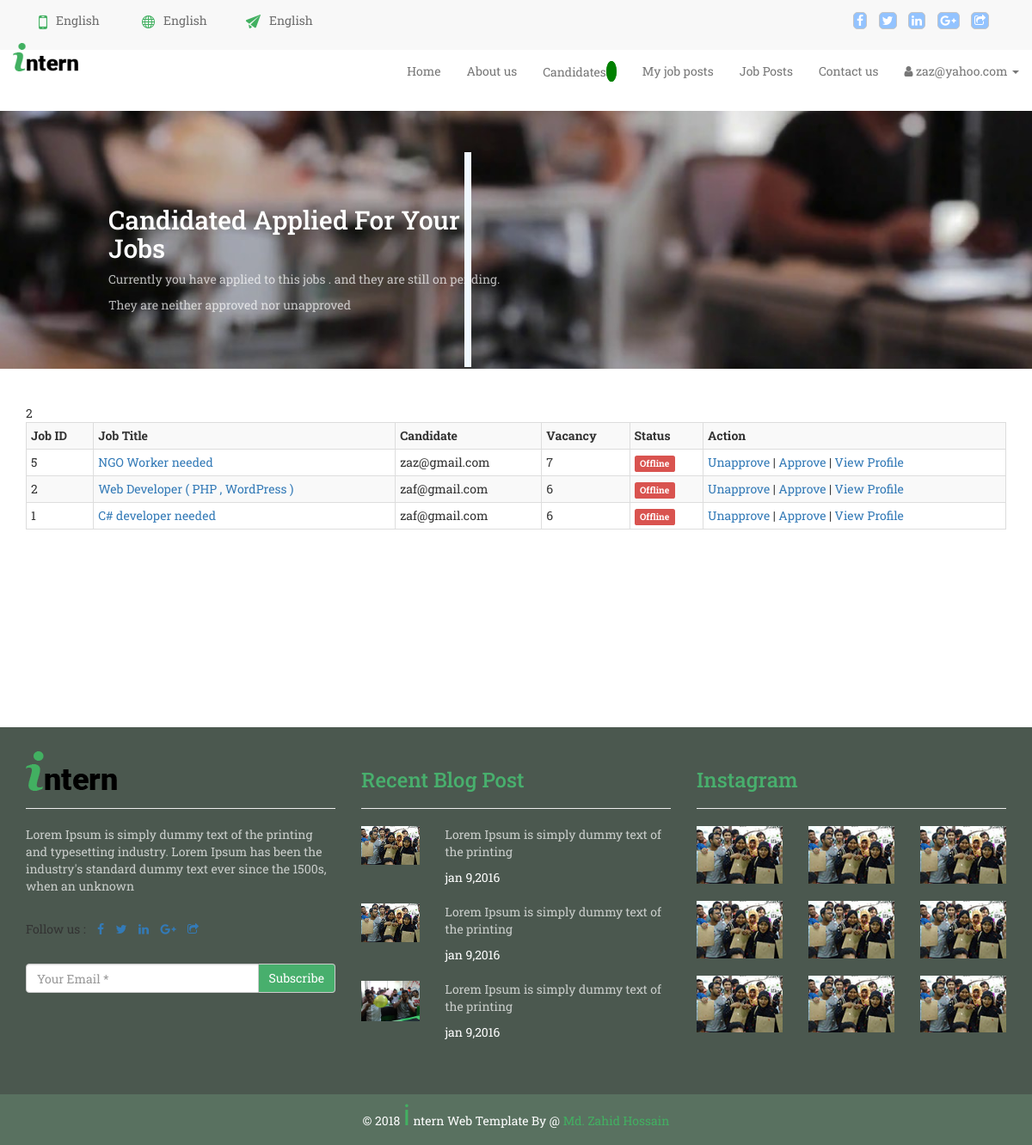
Before: /candidates.php (signed in) with the older database file.
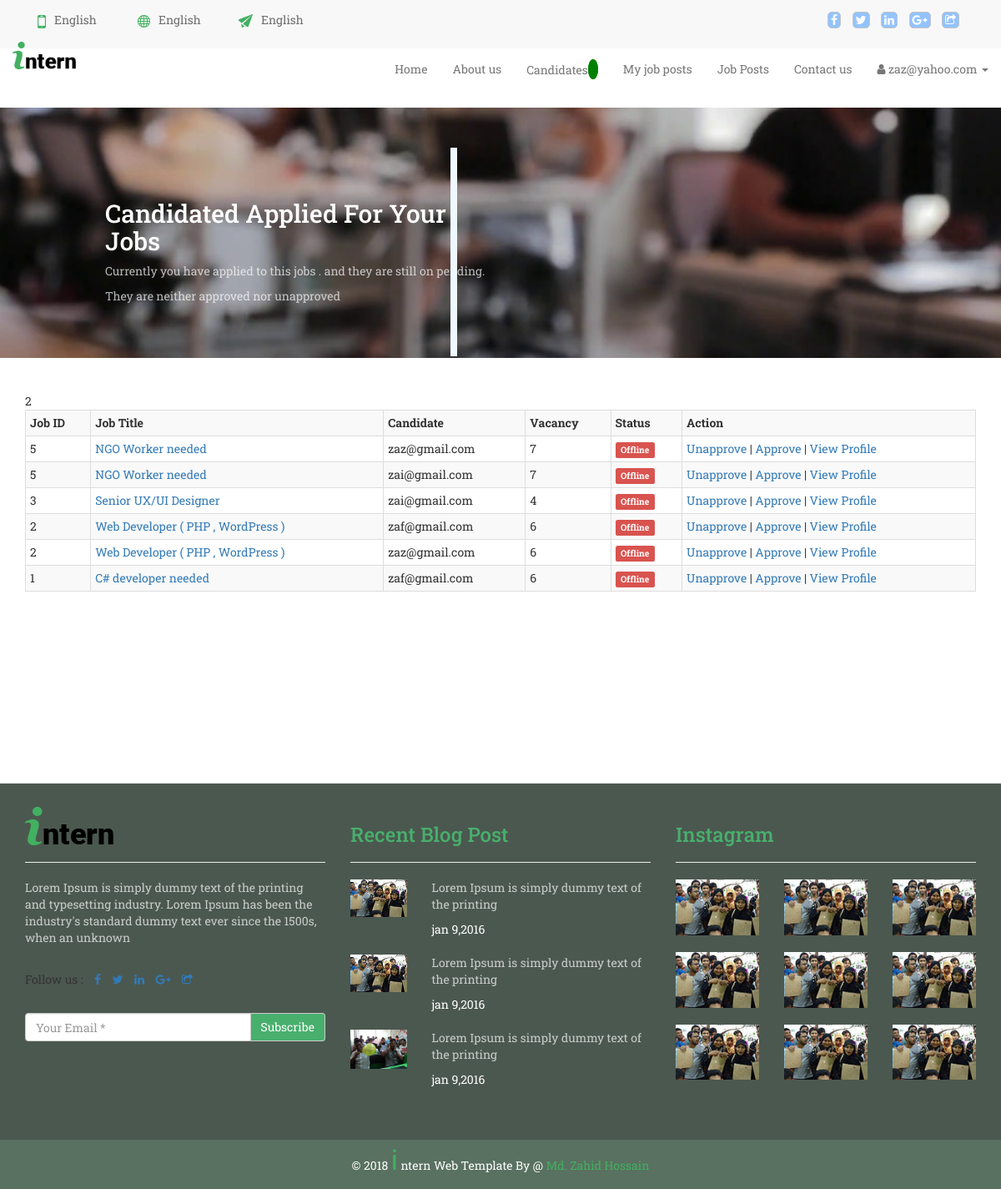
After: the same page with the newer database file.
### tables this page shows
CREATE TABLE `applicant` (
  `id` int(11) NOT NULL,
  `cMail` varchar(32) NOT NULL,
  `jobId` int(11) NOT NULL
);

CREATE TABLE `jobpost` (
  `id` int(11) NOT NULL,
  `title` text NOT NULL,
  `empId` int(11) NOT NULL,
  `companyName` varchar(32) NOT NULL,
  `vacancy` varchar(10) NOT NULL,
  `context` text NOT NULL,
  `description` text NOT NULL,
  `empStatus` varchar(10) NOT NULL,
  `eduRequirement` text NOT NULL,
  `expRequirement` text NOT NULL,
  `addRequirement` text NOT NULL,
  `jobLocation` text NOT NULL,
  `salary` int(10) NOT NULL,
  `degree` varchar(32) NOT NULL,
  `browseCatg` varchar(32) NOT NULL,
  `postTime` date NOT NULL,
  `expDate` date DEFAULT NULL,
  `deletedAt` timestamp NULL DEFAULT NULL
);

CREATE TABLE `candidate` (
  `cMail` varchar(100) NOT NULL,
  `cPass` text NOT NULL,
  `cName` varchar(32) NOT NULL,
  `cImage` varchar(200) NOT NULL,
  `cGender` text NOT NULL,
  `cMobile` varchar(200) DEFAULT NULL,
  `cSkill` text,
  `cPreviousExp` text NOT NULL,
  `cLogin` timestamp NOT NULL DEFAULT CURRENT_TIMESTAMP ON UPDATE CURRENT_TIMESTAMP,
  `cLogout` timestamp NOT NULL DEFAULT '0000-00-00 00:00:00',
  `cLastActivity` timestamp NOT NULL DEFAULT '0000-00-00 00:00:00',
  `cId` int(11) NOT NULL,
  `cDegree` varchar(32) NOT NULL,
  `cPresentAdd` text NOT NULL,
  `cPermanentAdd` text NOT NULL,
  `cDob` varchar(32) NOT NULL,
  `cDeleteDate` timestamp NULL DEFAULT NULL
);

### candidates.php (the view, shortened to what this page needs)
<?php
include "includes/header.php";
include "includes/head.php";
include "includes/navbar.php";
?>
<div class="top_banner">
           <div class="col-sm-6 top_banner_left">
               <h2>Candidated Applied For Your Jobs</h2>
               <p>Currently you have applied to this jobs . and they are still on pending.</p>
               <p>They are neither approved nor unapproved</p>
           </div>
           <div class="col-sm-6"></div>
</div>
<div class="container">
<table class="table table-striped table-bordered table-condensed">
		<tr>
        <th>Job ID</th>
        <th>Job Title</th>
        <th>Candidate</th>
        <th>Vacancy</th>
        <th>Status</th>
        <th>Action</th>
		</tr>
    <?php
require "config.php";
    $status = '';
    $current_timestamp= strtotime(date('Y-m-d H:i:s') . '-10 sec');
    $current_timestamp = date('Y-m-d H:i:s' , $current_timestamp);
    $statement = "select * from employer where eMail = '$en' ";
    $result = mysqli_query($conn,$statement);
    if(mysqli_num_rows($result) > 0){
        while($row = mysqli_fetch_assoc($result)){
            $eId = $row['eId'];
            $query = "select * from jobpost where empId = '$eId' AND deletedAt is null order by id desc ";
            $output = mysqli_query($conn,$query);
            if(mysqli_num_rows($output) > 0){
                while($row = mysqli_fetch_assoc($output)){
                    $id = $row['id'];
                    $jobTitle =$row['title'];
                    $vacancy = $row['vacancy'];
                    $statement = "select * from applicant where jobId = '$id' ";
                    $result = mysqli_query($conn,$statement);
                    $count = mysqli_num_rows($result);
                    if($count > 0){
                        while($row = mysqli_fetch_assoc($result)){
                            $applicant_row_id = $row['id'];
                            $cMail = $row['cMail'];
                            $jobId = $row['jobId'];
                            $sub_query = "select * from candidate where cMail = '$cMail'";
                            $sub_result = mysqli_query($conn,$sub_query);
                            if(mysqli_num_rows($sub_result) > 0){
                                while($row = mysqli_fetch_assoc($sub_result)){
                                    $cLastActivity = $row['cLastActivity'];
                                    if($cLastActivity > $current_timestamp){
                                        $status = '<span class="label label-success"> Online </span>';
                                    }
                                    else{
                                        $status = '<span class="label label-danger"> Offline </span>';
                                    }
                            echo "<tr>";
                            echo "<td>".$jobId."</td>";
                            echo "<td> <a href=\"singleJob.php?id=$id\">$jobTitle</a> </td>";
                            echo "<td>".$row['cMail']."</td>";
                            echo "<td>".$vacancy."</td>";
                            echo "<td>".$status."</td>";
                            echo "<td><a href=\"../intern/employer/candidates_unapprove.php?id=$applicant_row_id\" onClick=\"return confirm('Are you sure you want to delete?')\">Unapprove</a> | <a href=\"../intern/employer/candidates_approve.php?jobId=".$id."&cMail=".$cMail."\">Approve</a> | <a href=\"candProfile.php?user=$cMail\">View Profile</a></td>";
                            echo "</tr>";
                                }
                            }
                        }
                    }
                }
            }
        }
    }
?>
        </table>
</div>
    <?php include "includes/last.php"; ?>
    <?php include "includes/footer.php"; ?>

Changed rows visible on the page:
added applicant: jobId "5"
now on this page (row edited): candidate: $jobTitle "NGO Worker needed", cMail "zai@gmail.com", $vacancy "7", shows "Offline"
now on this page (row unchanged): jobpost: title "Senior UX/UI Designer", vacancy "4"
added applicant: jobId "3"
added applicant: jobId "2", candidate ($jobTitle "Web Developer ( PHP , WordPress )", cMail "zaz@gmail.com", $vacancy "6", shows "Offline")
